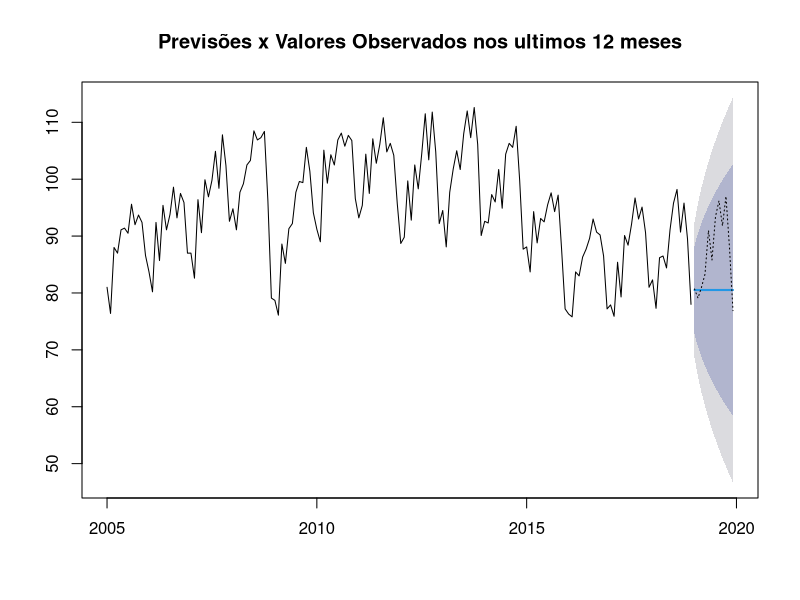

The R script that drew this image:
install.packages("forecast")
install.packages("readxl")
install.packages('openxlsx')

library(forecast)
library(readxl)
library(openxlsx)

if(!dir.exists('amortecomentoExpon'))
dados <- read_excel("pim.xlsx")

dados$Month <- as.Date(dados$Month)
dados <- dados[order(dados$Month),]

if(!dir.exists('amortecomentoExpon')){
  dir.create('amortecomentoExpon')
}

serie <- ts(dados, start = c(2005,1), end = c(2019,12), frequency = 12)

treino <- window(serie, end = c(2018,12))
write.xlsx(treino,'amortecomentoExpon/treino.xlsx')
write.csv(treino,'amortecomentoExpon/treino.csv', row.names = FALSE)

validacao <- window(serie, start = c(2019,1))
write.xlsx(validacao,'amortecomentoExpon/validacao.xlsx')
write.csv(validacao,'amortecomentoExpon/validacao.csv', row.names = FALSE)
fit <- ses(treino[,2], h = 12, alpha = 0.8)
write.xlsx(fit,'amortecomentoExpon/fit.xlsx')
write.csv(fit,'amortecomentoExpon/fit.csv', row.names = FALSE)


pdf(file = 'amortecomentoExpon/graficos_previsão_pim.pdf', width = 8, height = 6)

plot(fit, main='Previsões x Valores Observados nos ultimos 12 meses')

lines(validacao[,2], lty=3)

dev.off()



fit <- ses(treino[,2], h = 12)

fit3 <- summary(fit)


# 
# ''''
# Vamos analisar o relatório gerado pelo modelo de suavização exponencial simples (Simple exponential smoothing), que é utilizado para prever valores futuros com base em uma série temporal univariada.
# 
# 1. Método de Previsão
# Forecast method: Simple exponential smoothing (Suavização exponencial simples).
# Este método ajusta previsões baseando-se em uma média ponderada dos valores passados, onde os pesos decrescem exponencialmente à medida que os valores se afastam no tempo.
# 2. Parâmetros do Modelo
# Smoothing parameters:
#   
#   alpha = 0.8269: Este é o parâmetro de suavização, indicando quão rapidamente os efeitos dos valores passados diminuem. Um valor de alfa próximo de 1 significa que as observações mais recentes têm um peso maior nas previsões.
# Initial states:
#   
#   l = 80.5457: Este é o valor inicial estimado da série temporal no modelo. Representa o nível da série temporal no ponto de partida.
# sigma = 6.0893: Este é o desvio padrão do erro de previsão, uma medida da incerteza ou variabilidade nas previsões feitas pelo modelo.
# 
# 3. Critérios de Informação
# AIC (Akaike Information Criterion): 1471.809
# AICc (Akaike Information Criterion corrigido): 1471.955
# BIC (Bayesian Information Criterion): 1481.181
# Esses critérios são usados para avaliar a qualidade do modelo, penalizando o número de parâmetros. Modelos com menores valores de AIC, AICc e BIC são geralmente preferíveis porque indicam um melhor equilíbrio entre ajuste e complexidade.
# 
# 4. Medidas de Erro
# ME (Mean Error): -0.002785871
# Média dos erros de previsão. Um valor próximo de zero é desejável.
# RMSE (Root Mean Square Error): 6.052942
# Raiz do erro quadrático médio, uma métrica que penaliza grandes erros de previsão. Quanto menor, melhor.
# MAE (Mean Absolute Error): 4.817918
# Média dos erros absolutos. Mede o erro médio em termos absolutos.
# MPE (Mean Percentage Error): -0.2547084
# Média dos erros percentuais. Um valor negativo indica que, em média, o modelo tende a subestimar os valores reais.
# MAPE (Mean Absolute Percentage Error): 5.164703
# Média dos erros percentuais absolutos. Um MAPE de 5,16% significa que, em média, as previsões erram por cerca de 5,16% em relação aos valores reais.
# MASE (Mean Absolute Scaled Error): 0.9474288
# Erro absoluto médio escalado. Um valor menor que 1 indica que o modelo é melhor que o modelo de referência de "previsão de ingênuo".
# ACF1: -0.02398243
# Autocorrelação do erro na defasagem 1. Um valor próximo de zero indica que os erros são aproximadamente independentes, o que é uma boa característica para um modelo de previsão.
# 5. Previsões Futuras
# Point Forecast: As previsões pontuais para os próximos 12 períodos (de Jan 2019 a Dez 2019) são constantes em 80.15871, o que é típico para um modelo de suavização exponencial simples quando não há tendência.
# Intervalos de Confiança:
#   Lo 80, Hi 80: Intervalo de confiança de 80%.
# Lo 95, Hi 95: Intervalo de confiança de 95%.
# Esses intervalos mostram a faixa dentro da qual esperamos que os valores reais se situem, com uma certa probabilidade.
# Interpretação Geral
# O modelo ajustado com suavização exponencial simples fornece previsões estáveis (fixas) para os próximos períodos, o que é comum em séries temporais que não apresentam uma tendência clara ou sazonalidade.
# O alto valor de alfa indica que as observações recentes influenciam fortemente as previsões.
# As medidas de erro sugerem que o modelo tem uma boa precisão, com um MAPE de cerca de 5,16%, o que é bastante aceitável na maioria dos contextos.
# 
# '''''
